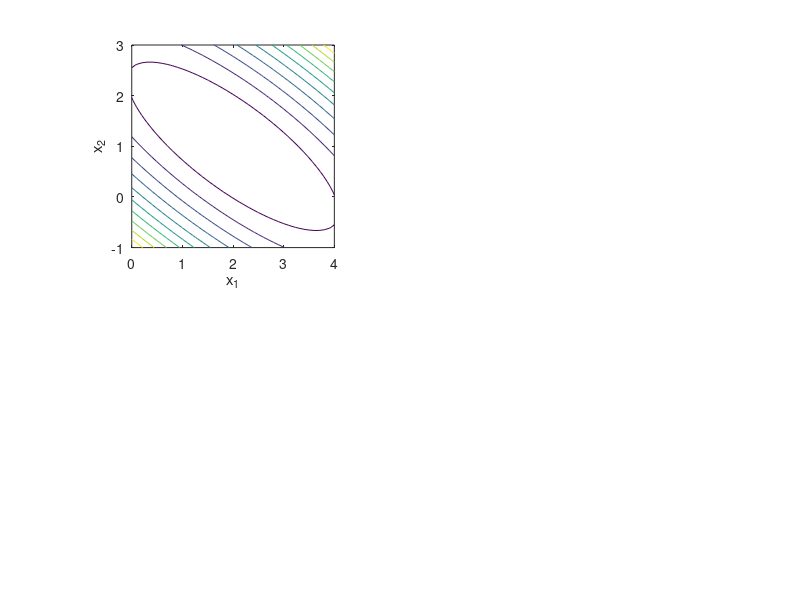

This figure's MATLAB source: (Note: this script raises an error after producing the figure.)
% make a contour plot of eigenstuff
% Copyright 1999 by Todd K. Moon


v1 = [3;4]/5;
v2 = [-4;3]/5;
lambda1 = 9;
lambda2 = 1;
R = v1*v1'* lambda1 + v2*v2'*lambda2;
[Q,v] = eig(R);
Q1 = Q(:,1); q2 = Q(:,2);
x0 = [2;1];
stx=-2; endx=2;
sty=-2; endy=2;
x1 = (stx+x0(1):.1:endx+x0(1))';
x2 = (sty+x0(2):.1:endy+x0(2))';
[X1,X2] = meshgrid(x1,x2);
Z = (X1-x0(1)).^2 .* R(1,1) + (X2-x0(2)).^2 .* R(2,2) + 2*(X1-x0(1)).*(X2-x0(2)).*R(1,2);
 
hold off
subplot(2,2,1);
contour(x1,x2,Z,10);
axis('equal');
axis('square');
xlabel('x_1')
ylabel('x_2')
hold on
myquiver(x0(1),x0(2),1,0)
myquiver(x0(1),x0(2),0,1)
text(x0(1)+.9,x0(2)-.4,'y_1')
text(x0(1)-.4,x0(2)+.6,'y_2')
print -dps ../pictures/eigdir1.ps
print -deps ../pictures/eigdir1.eps

clf
subplot(2,2,1);
contour(x1,x2,Z,10);
axis('equal');
axis('square');
hold on
myquiver(x0(1),x0(2),v1(1),v1(2))
myquiver(x0(1),x0(2),v2(1),v2(2))
text(x0(1)+v1(1),x0(2)+v1(2),'z_1')
text(x0(1)+v2(1),x0(2)+v2(2)+.2,'z_2')
xlabel('x_1')
ylabel('x_2')
print -dps ../pictures/eigdir2.ps
print -deps ../pictures/eigdir2.eps
